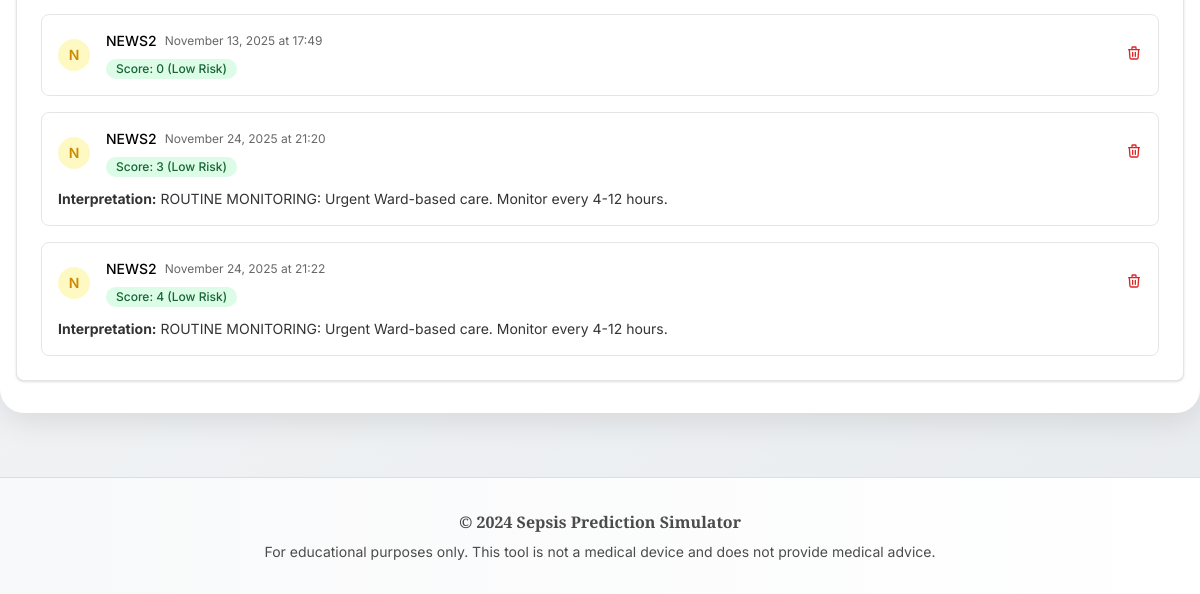
/patient/4 (signed in, lower part), run on an earlier commit of the app's database.
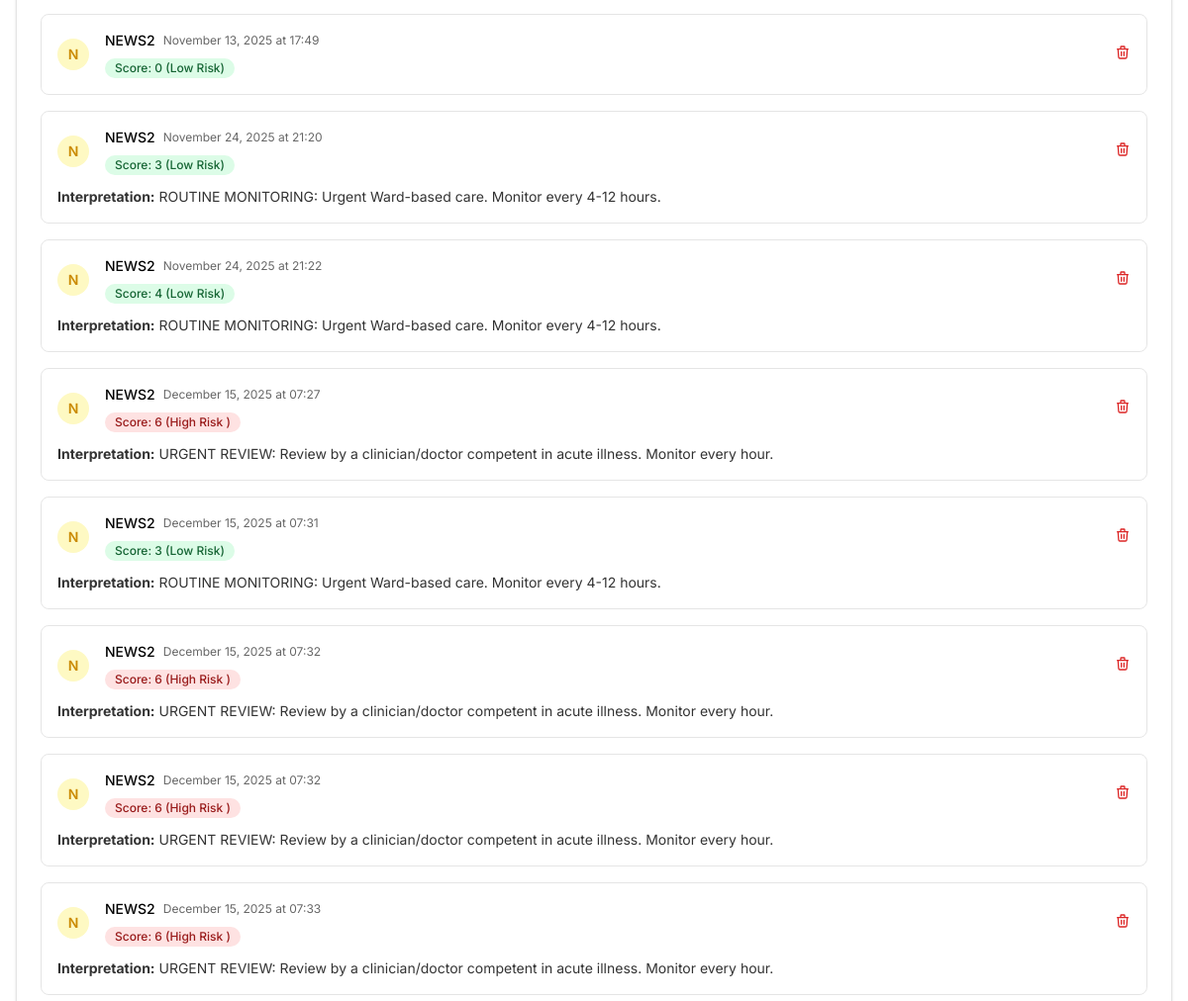
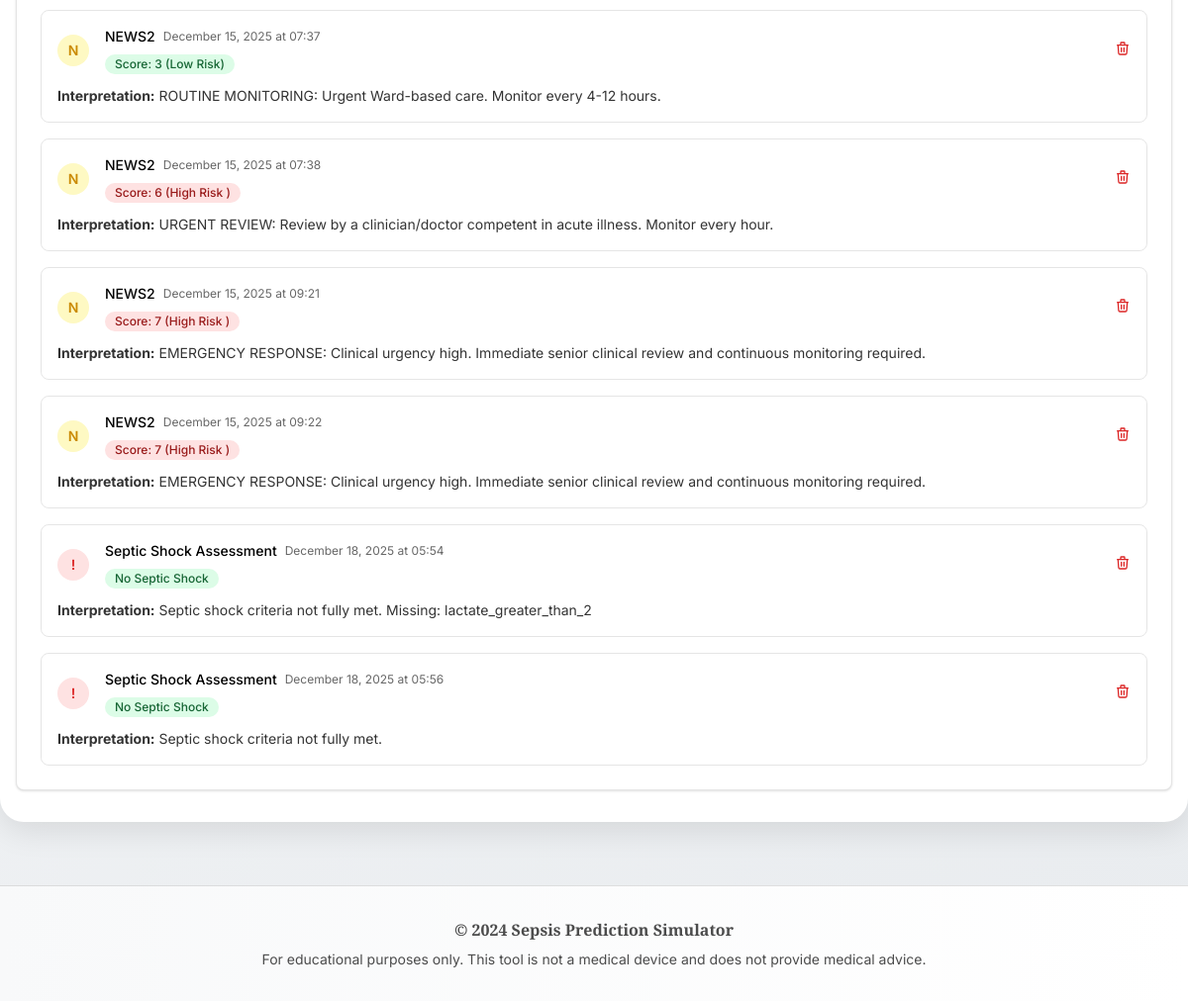
And on a later commit of the database (2 pictures, top to bottom).
### app.py (models this page shows)
class SofaTest(db.Model):
    id = db.Column(db.Integer, primary_key=True)
    patient_id = db.Column(db.Integer, db.ForeignKey('patient.id'), nullable=False)
    test_type = db.Column(db.String(20), nullable=False)
    timestamp = db.Column(
        db.DateTime,
        default=lambda: datetime.now(timezone.utc),
        nullable=False
    )
    total_score = db.Column(db.Integer)
    sepsis_criteria_met = db.Column(db.Boolean)
    high_risk = db.Column(db.Boolean)
    septic_shock_present = db.Column(db.Boolean)
    mortality_risk = db.Column(db.String(50))
    interpretation = db.Column(db.Text)
    respiration_score = db.Column(db.Integer)
    coagulation_score = db.Column(db.Integer)
    liver_score = db.Column(db.Integer)
    cardiovascular_score = db.Column(db.Integer)
    cns_score = db.Column(db.Integer)
    renal_score = db.Column(db.Integer)
    delta_sofa = db.Column(db.Integer)
    baseline_sofa = db.Column(db.Integer)
    respiratory_rate_22_or_higher = db.Column(db.Boolean)
    altered_mentation = db.Column(db.Boolean)
    systolic_bp_100_or_lower = db.Column(db.Boolean)
    sepsis_present = db.Column(db.Boolean)
    persistent_hypotension_on_vasopressors = db.Column(db.Boolean)
    lactate_greater_than_2 = db.Column(db.Boolean)
    adequate_volume_resuscitation = db.Column(db.Boolean)
    pao2_fio2 = db.Column(db.Float)
    respiratory_support = db.Column(db.Boolean)
    respiratory_rate = db.Column(db.Float)
    map_mmhg = db.Column(db.Float)
    systolic_bp = db.Column(db.Float)
    dopamine_dose = db.Column(db.Float)
    dobutamine_dose = db.Column(db.Float)
    epinephrine_dose = db.Column(db.Float)
    norepinephrine_dose = db.Column(db.Float)
    platelets = db.Column(db.Float)
    bilirubin = db.Column(db.Float)
    creatinine = db.Column(db.Float)
    lactate = db.Column(db.Float)
    urine_output = db.Column(db.Float)
    gcs = db.Column(db.Integer)
    suspected_infection = db.Column(db.Boolean)
    on_vasopressors = db.Column(db.Boolean)

### app.py (the view)
@app.route('/patient/<int:patient_id>')
@doctor_required
def patient_detail(patient_id):
    patient = Patient.query.filter_by(
        id=patient_id,
        doctor_id=current_user.id
    ).first_or_404()
    sofa_tests = (
        SofaTest.query
        .filter_by(patient_id=patient.id)
        .order_by(SofaTest.timestamp.asc())
        .all()
    )
    graph_points = [
        {
            "x": t.timestamp.isoformat(),
            "y": t.total_score
        }
        for t in sofa_tests
        if t.total_score is not None
    ]
    scores = [t.total_score for t in sofa_tests if t.total_score is not None]
    if len(scores) < 2:
        trend = "Insufficient data"
    else:
        if scores[-1] > scores[0]:
            trend = "Worsening"
        elif scores[-1] < scores[0]:
            trend = "Improving"
        else:
            trend = "Stable"
    return render_template(
    "patient_detail.html",
    patient=patient,
    sofa_tests=sofa_tests,
    graph_points=graph_points,
    trend=trend,
    benchmarks=BENCHMARKS   # ✅ FIX
)

### app.py (called while the page is built)
@login_manager.user_loader
def load_user(user_id):
    return db.session.get(User, int(user_id))

def doctor_required(f):
    @wraps(f)
    def decorated(*args, **kwargs):
        if not current_user.is_authenticated:
            return redirect(url_for('login'))
        return f(*args, **kwargs)
    return decorated

### templates/patient_detail.html (shortened to what the changed rows need)
{% extends "base.html" %}
{% block content %}
<div class="max-w-7xl mx-auto">
    <div class="bg-white shadow rounded-lg border border-[#000000]/10">
        <div class="px-4 py-5 sm:p-6">
            {% if sofa_tests %}
                <div class="space-y-4">
                    {% for test in sofa_tests %}
                    <div class="border border-[#000000]/10 rounded-lg p-4 hover:bg-[#f8f9fa] transition">
                        <div class="flex items-center justify-between">
                            <div class="flex-1">
                                <div class="flex items-center space-x-4">
                                    <div class="flex-shrink-0">
                                        {% if test.test_type == 'qsofa' %}
                                            <div class="w-8 h-8 bg-blue-100 rounded-full flex items-center justify-center">
                                                <span class="text-blue-600 font-semibold text-sm">q</span>
                                            </div>
                                        {% elif test.test_type == 'sofa' %}
                                            <div class="w-8 h-8 bg-green-100 rounded-full flex items-center justify-center">
                                                <span class="text-green-600 font-semibold text-sm">S</span>
                                            </div>
                                        {% elif test.test_type == 'septic_shock' %}
                                            <div class="w-8 h-8 bg-red-100 rounded-full flex items-center justify-center">
                                                <span class="text-red-600 font-semibold text-sm">!</span>
                                            </div>
                                        {% elif test.test_type == 'news2' %}
                                            <div class="w-8 h-8 bg-yellow-100 rounded-full flex items-center justify-center">
                                                <span class="text-yellow-600 font-semibold text-sm">N</span>
                                            </div>
                                        {% endif %}
                                    </div>
                                    <div class="flex-1">
                                        <div class="flex items-center space-x-2">
                                            <h4 class="text-sm font-medium text-[#000000]">
                                                {% if test.test_type == 'qsofa' %}qSOFA Test{% elif test.test_type == 'sofa' %}SOFA Test{% elif test.test_type == 'septic_shock' %}Septic Shock Assessment{% elif test.test_type == 'news2' %}NEWS2{% endif %}
                                            </h4>
                                            <span class="text-xs text-[#000000]/60">{{ test.timestamp.strftime('%B %d, %Y at %H:%M') }}</span>
                                        </div>
                                        <div class="mt-1">
                                            <span class="inline-flex items-center px-2.5 py-0.5 rounded-full text-xs font-medium
                                                {% if test.sepsis_criteria_met or test.high_risk or test.septic_shock_present %}
                                                    bg-red-100 text-red-800
                                                {% else %}
                                                    bg-green-100 text-green-800
                                                {% endif %}">
                                                {% if test.test_type == 'qsofa' %}
                                                    Score: {{ test.total_score }} ({% if test.high_risk %}High Risk{% else %}Low Risk{% endif %})
                                                {% elif test.test_type == 'sofa' %}
                                                    Score: {{ test.total_score }} ({% if test.sepsis_criteria_met %}Sepsis{% else %}No Sepsis{% endif %})
                                                {% elif test.test_type == 'septic_shock' %}
                                                    {% if test.septic_shock_present %}Septic Shock Present{% else %}No Septic Shock{% endif %}
                                                {% elif test.test_type == 'news2' %}
                                                    Score: {{ test.total_score }} ({% if test.high_risk %}High Risk {% elif latest_test.Medium %}Medium {% else %}Low Risk{% endif %})
                                                {% endif %}
                                            </span>
                                        </div>
                                    </div>
                                </div>
                            </div>
                            <div class="flex items-center space-x-2">
                                <form method="POST" action="{{ url_for('delete_sofa_test', patient_id=patient.id, test_id=test.id) }}"
                                      onsubmit="return confirm('Are you sure you want to delete this SOFA test?')" class="inline">
                                    <button type="submit" class="text-red-600 hover:text-red-800 text-sm">
                                        <svg class="h-4 w-4" fill="none" stroke="currentColor" viewBox="0 0 24 24">
                                            <path stroke-linecap="round" stroke-linejoin="round" stroke-width="2" d="M19 7l-.867 12.142A2 2 0 0116.138 21H7.862a2 2 0 01-1.995-1.858L5 7m5 4v6m4-6v6m1-10V4a1 1 0 00-1-1h-4a1 1 0 00-1 1v3M4 7h16"></path>
                                        </svg>
                                    </button>
                                </form>
                            </div>
                        </div>
                        {% if test.interpretation %}
                        <div class="mt-3 text-sm text-[#000000]/80">
                            <p><strong>Interpretation:</strong> {{ test.interpretation }}</p>
                        </div>
                        {% endif %}
                    </div>
                    {% endfor %}
                </div>
            {% endif %}
        </div>
    </div>
</div>
{% endblock %}

What changed in the data, as far as the page shows it:
added SofaTest: test_type "N", timestamp "December 15, 2025 at 07:27", total_score "6", high_risk "High Risk", interpretation "URGENT REVIEW: Review by a clinician/doctor competent in acute illness. Monitor every hour."
added SofaTest: test_type "N", timestamp "December 15, 2025 at 07:31", total_score "3", high_risk "Low Risk", interpretation "ROUTINE MONITORING: Urgent Ward-based care. Monitor every 4-12 hours."
added SofaTest: test_type "N", timestamp "December 15, 2025 at 07:32", total_score "6", high_risk "High Risk", interpretation "URGENT REVIEW: Review by a clinician/doctor competent in acute illness. Monitor every hour."
added SofaTest: test_type "N", timestamp "December 15, 2025 at 07:32", total_score "6", high_risk "High Risk", interpretation "URGENT REVIEW: Review by a clinician/doctor competent in acute illness. Monitor every hour."
added SofaTest: test_type "N", timestamp "December 15, 2025 at 07:33", total_score "6", high_risk "High Risk", interpretation "URGENT REVIEW: Review by a clinician/doctor competent in acute illness. Monitor every hour."
added SofaTest: test_type "N", timestamp "December 15, 2025 at 07:37", total_score "3", high_risk "Low Risk", interpretation "ROUTINE MONITORING: Urgent Ward-based care. Monitor every 4-12 hours."
added SofaTest: test_type "N", timestamp "December 15, 2025 at 07:38", total_score "6", high_risk "High Risk", interpretation "URGENT REVIEW: Review by a clinician/doctor competent in acute illness. Monitor every hour."
added SofaTest: test_type "N", timestamp "December 15, 2025 at 09:21", total_score "7", high_risk "High Risk", interpretation "EMERGENCY RESPONSE: Clinical urgency high. Immediate senior clinical review and continuous monitoring required."
added SofaTest: test_type "N", timestamp "December 15, 2025 at 09:22", total_score "7", high_risk "High Risk", interpretation "EMERGENCY RESPONSE: Clinical urgency high. Immediate senior clinical review and continuous monitoring required."
added SofaTest: test_type "Septic Shock Assessment", timestamp "December 18, 2025 at 05:54", interpretation "Septic shock criteria not fully met. Missing: lactate_greater_than_2"
added SofaTest: test_type "Septic Shock Assessment", timestamp "December 18, 2025 at 05:56", interpretation "Septic shock criteria not fully met."
